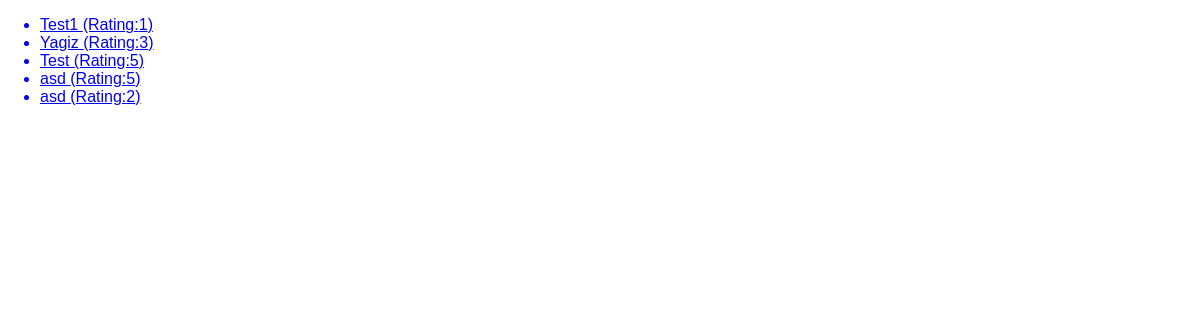
The app's page /reviews, older data.
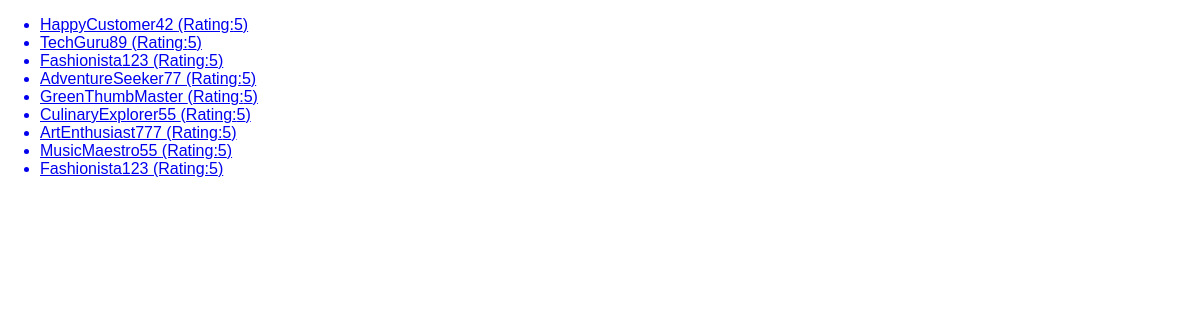
The same page, newer data.
### reviews/models.py (models this page shows)
class Review(models.Model):
    user_name = models.CharField(max_length=100)
    review_text = models.TextField()
    rating = models.IntegerField()
    owner_comment = models.TextField(null=True)

### reviews/views.py (the view)
# urls.py: path('reviews', views.ReviewsListView.as_view()),
class ReviewsListView(ListView):
    template_name = "reviews/review_list.html"
    model = Review
    context_object_name = "reviews"

### reviews/templates/reviews/review_list.html (shortened to what this page needs)
{% extends "reviews/base.html" %}
{% block content %}
    <ul>
        {% for review  in reviews %}
          <a href="reviews/{{review.id}}"> <li>{{review.user_name}} (Rating:{{review.rating}})</li></a>
        {% endfor %}
    </ul>
{% endblock content %}

### reviews/templates/reviews/base.html (shortened to what this page needs)
{% load static %}
<!DOCTYPE html>
<html lang="en">
<head>
    <link rel="stylesheet" href="{% static 'reviews/style.css' %}">
</head>
<body>
    {% block content %}
    {% endblock content %}
</body>
</html>

### reviews/static/reviews/style.css (style rules this page uses)
body { font-family: sans-serif; margin: 0; }

Row changes from the older to the newer data that the page shows:
removed Review: user_name "Test1", rating "1"
removed Review: user_name "Yagiz", rating "3"
removed Review: user_name "asd", rating "2"
added Review: user_name "HappyCustomer42", rating "5"
added Review: user_name "TechGuru89", rating "5"
changed Review (number 3 of 9 on the later page): user_name "Test" → "Fashionista123"
changed Review: user_name "asd" → "AdventureSeeker77"
added Review: user_name "GreenThumbMaster", rating "5"
added Review: user_name "CulinaryExplorer55", rating "5"
added Review: user_name "ArtEnthusiast777", rating "5"
added Review: user_name "MusicMaestro55", rating "5"
added Review: user_name "Fashionista123", rating "5"
